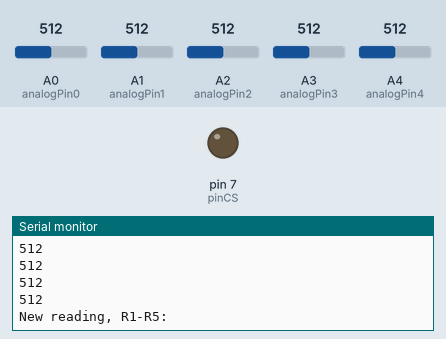
Recording of a sketch running on a simulated Arduino Uno, built with avr-gcc and run on an emulated ATmega328P. On the bench: output pins drawn as LEDs (lit = HIGH), the last lines printed to the serial monitor. The inputs (shaded band) are chosen by the test bench; at power-on: A0 (analogPin0) = 512, A1 (analogPin1) = 512, A2 (analogPin2) = 512, A3 (analogPin3) = 512, A4 (analogPin4) = 512. Storage starts empty.

Above: at 1.2 s.
1.3 s: A0 (analogPin0) set to 106
At 2.1 s:
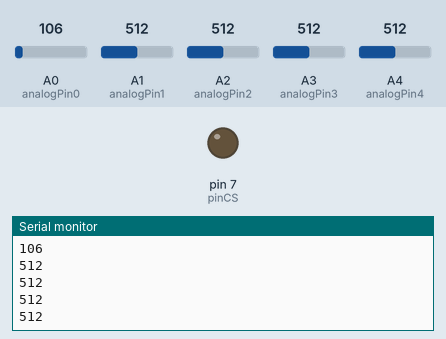
2.8 s: A0 (analogPin0) set to 92
At 3.5 s:
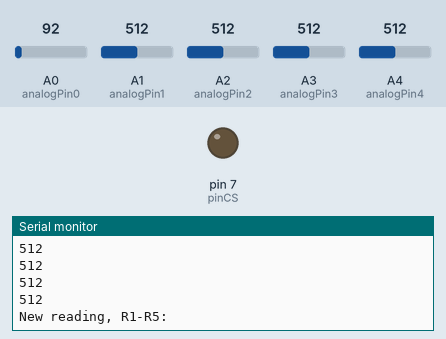
4.3 s: A1 (analogPin1) set to 104
5.8 s: A1 (analogPin1) set to 90
At 6.4 s:
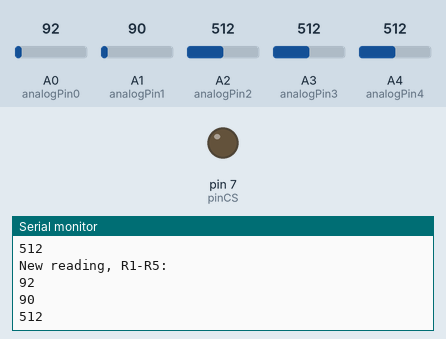
8.8 s: A2 (analogPin2) set to 111
At 9.7 s:
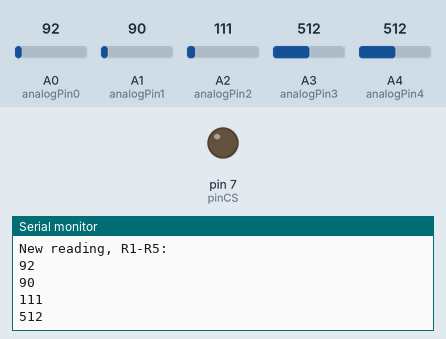
10.3 s: A2 (analogPin2) set to 91
At 11.2 s:
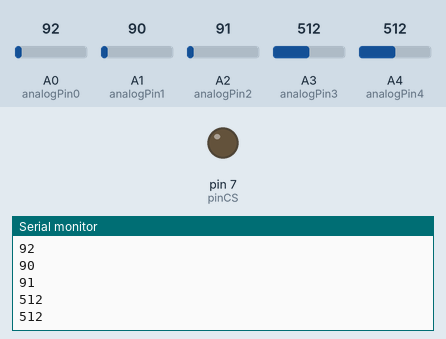
Timing chart, 0 to 12.8 s (numbered marks = the images above; inputs shaded):
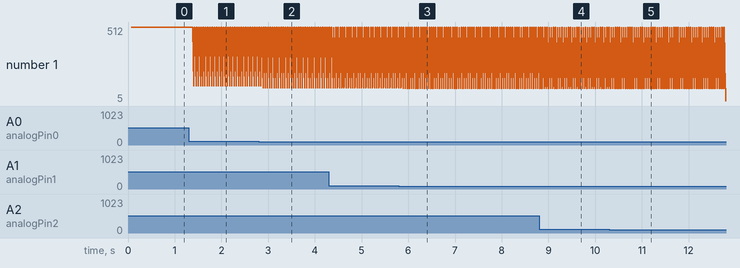

The sketch:

R_read_microsd.ino
```cpp
// Reads resistance data and save to microsd card
#include <SD.h>
#include <SPI.h>

File myFile;

int pinCS = 7;
int analogPin0 = 0;
int analogPin1 = 1;
int analogPin2 = 2;
int analogPin3 = 3;
int analogPin4 = 4;
int raw0 = 0;
int raw1 = 0;
int raw2 = 0;
int raw3 = 0;
int raw4 = 0;
void setup() {

  Serial.begin(9600);
  pinMode(pinCS, OUTPUT);
  if (SD.begin())
  {
    Serial.println("SD card is ready to use.");
  } else
  {
    Serial.println("SD card initialization failed");
    return;
  }
  myFile = SD.open("test.txt", FILE_WRITE);
  if (myFile){
    myFile.println("New test");
    myFile.close();
  }

}
void loop() {
  myFile = SD.open("test.txt", FILE_WRITE);
  if (myFile) {
    raw0 = analogRead(analogPin0);
    raw1 = analogRead(analogPin1);
    raw2 = analogRead(analogPin2);
    raw3 = analogRead(analogPin3);
    raw4 = analogRead(analogPin4);
    myFile.println(raw0);
    myFile.println(raw1);
    myFile.println(raw2);
    myFile.println(raw3);
    myFile.println(raw4);
    Serial.println("New reading, R1-R5:");
    Serial.println(raw0);
    Serial.println(raw1);
    Serial.println(raw2);
    Serial.println(raw3);
    Serial.println(raw4);
    myFile.close();
  }
  else {
    Serial.println("error opening test.txt");
  }

}
```

Measured:
- the behaviour switches between 100 and 99 on A0 (analogPin0) (found by bisection; images 1 and 2)
- the behaviour switches between 100 and 99 on A1 (analogPin1) (found by bisection; images 2 and 3)
- after the input at 1.3 s, the serial monitor: prints a new line after 0.11 s (image 1)
- after the input at 2.8 s, the serial monitor: prints a new line after 0.09 s (image 2)
- after the input at 5.8 s, the serial monitor: prints a new line after 0.09 s (image 3)
- after the input at 8.8 s, the serial monitor: prints a new line after 0.12 s (image 4)
- after the input at 10.3 s, the serial monitor: prints a new line after 0.13 s (image 5)
- plotted number 1: 512 → 106 after the input at 1.3 s, 512 → 104 after the input at 4.3 s
